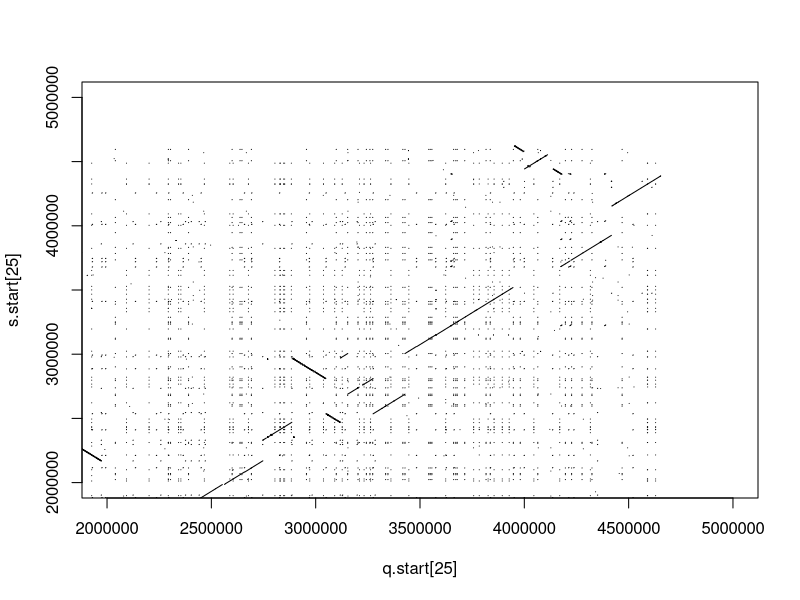
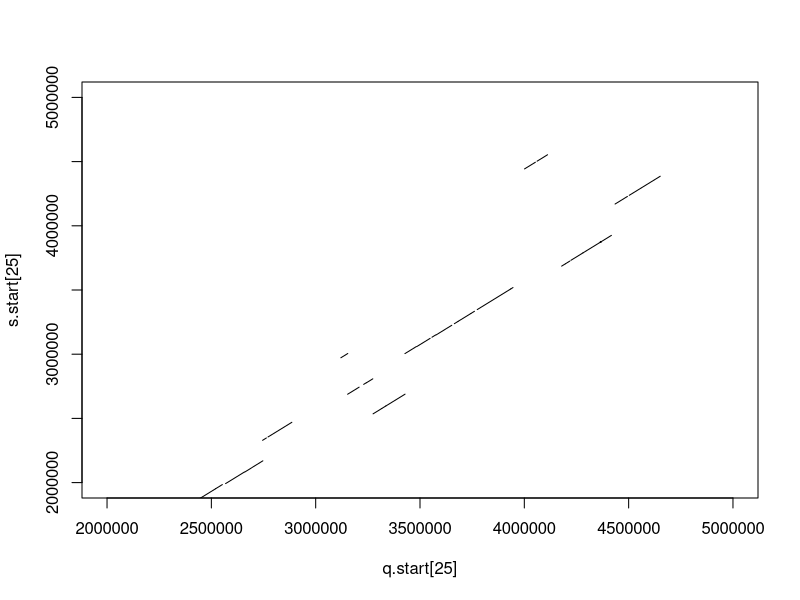
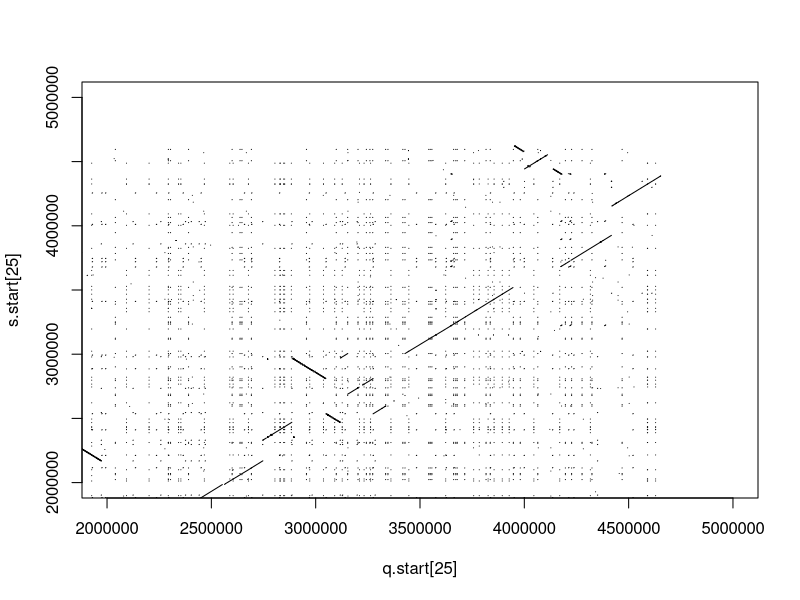
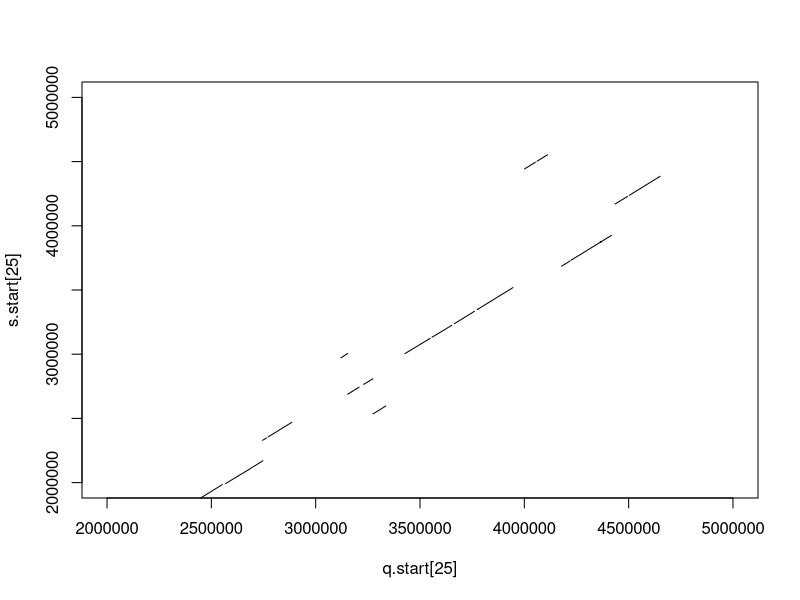

Reproduce these figures in R, in order.
data <- read.table("8EZZSG6F11N-Alignment.txt")
q.start <- data$V7
q.end <- data$V8
s.start <- data$V9
s.end <- data$V10

###########################################################################################

# REMETRE LES COLONNES END ET START DANS L'ORDRE
data_ordre=data
n=length(q.start)
for(i in 1:n){
  # test des sens de lecture
  if(s.start[i]>s.end[i]){
    # s.start est la fin et s.end est le debut
    # on les echange
    data_ordre$V9[i]=s.end[i] #v9=s.start, v10=s.end
    data_ordre$V10[i]=s.start[i]
  }
  if(q.start[i]>q.end[i]){
    # q.start est la fin et q.end est le debut
    # on les echange
    data_ordre$V7[i]=q.end[i] #v7=q.start, v8=q.end
    data_ordre$V8[i]=q.start[i]
  }
}
s.start=data_ordre$V9
s.end=data_ordre$V10
q.start=data_ordre$V7
q.end=data_ordre$V8

###############################################################################################

# DOT MATRIX (SANS LES SEGMENTS FUSIONES)
plot(q.start[25], s.start[25], cex=.1, pch=1, xlim =c(2000000, 5000000), ylim = c(2000000, 5000000))
segments(q.start, s.start, q.end, s.end)


################################################################################################

# FILTRER LA DOT MATRIX (SANS LES SEGMENTS FUSIONES)
data_filtre=data_ordre[FALSE,]
n=length(q.start)
plot(q.start[25], s.start[25], cex=.1, pch=1, xlim =c(2000000, 5000000), ylim = c(2000000, 5000000))
for(i in 1:n){
  # valeur seuil arbitraire...
  if(abs(q.start[i]-q.end[i])>10000 & abs(s.start[i]-s.end[i])>10000){
    segments(q.start[i], s.start[i], q.end[i], s.end[i]) 
    data_filtre <- rbind.data.frame(data_filtre, as.data.frame(data_ordre[i,]))
  }
}

s.start=data_filtre$V9
s.end=data_filtre$V10
q.start=data_filtre$V7
q.end=data_filtre$V8


##############################################################################################    

# FUSIONER LES SEGMENTS TRES PROCHES (APRES AVOIR REMIS LES COL. START ET END DANS L'ORDRE)
#data_fusion=data_filtre
data_fusion=data_ordre
n=length(q.start)
for(i in 1:n){
  for(j in 1:n){
    if(q.start[j]>q.start[i]){
      if(abs(s.start[j]-s.end[i]) < 533 & q.start[j]-q.end[i] < 3000){ # seuil arbitraire inferieur au 1er quartile de abs(s.start-s.end)
       #if(abs(s.start[j]-s.end[i]) < 533){
        # alors on fusionne les fragments i et j (qui deviennent un unique fragment i)
        data_fusion$V8[i]=data_fusion$V8[j] # q.end
        data_fusion$V10[i]=data_fusion$V10[j] #s.end
        data_fusion$V7[j]="FALSE" # q.start >> emp??che la ligne j d'??tre consid??r??e dans les boucles suivantes 
      }
    }
  }
}

##################################################################################################

# SUPPRESSION DES LIGNES AVEC DES FALSE 
data_fusion=data_fusion[!grepl("FALSE", data_fusion$V7),]

q.start_f <- as.numeric(data_fusion$V7)
q.end_f <- data_fusion$V8
s.start_f <- data_fusion$V9
s.end_f <- data_fusion$V10

###################################################################################################

# DOT MATRIX AVEC LES SEGMENTS FUSIONES
plot(q.start[25], s.start[25], cex=.1, pch=1, xlim =c(2000000, 5000000), ylim = c(2000000, 5000000))
segments(q.start_f, s.start_f, q.end_f, s.end_f)

######################################################################################################

# FILTRER LA DOT MATRIX
plot(q.start[25], s.start[25], cex=.1, pch=1, xlim =c(2000000, 5000000), ylim = c(2000000, 5000000))
for(i in 1:length(q.start_f)){
  # valeur seuil arbitraire...
  if(abs(q.start_f[i]-q.end_f[i])>10000){
    segments(q.start_f[i], s.start_f[i], q.end_f[i], s.end_f[i])    
  }
}


data <- data.frame(ID = seq(1:length(q.start_f)),Qstart = q.start_f , Qend = q.end_f , Sstart = s.start_f , Send = s.end_f)
write.table(data, file = "data.txt", quote = FALSE, sep = "\t", col.names = TRUE)
